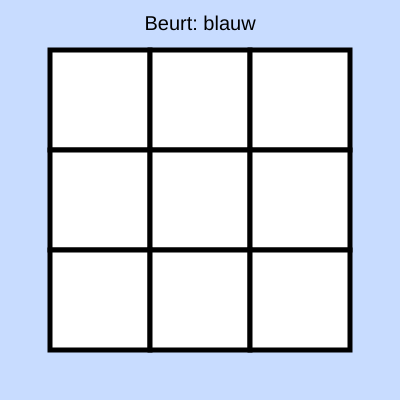
Frame 1 (no input)
Frame 60 (no input): identical to frame 1, image omitted
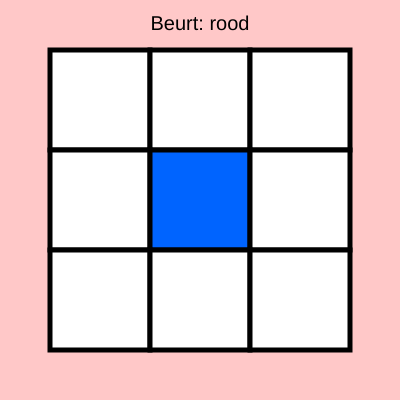
Frame 120 (the mouse pressed at the canvas centre since frame 60)

The p5.js sketch that drew these frames (run headless with seeded random() and noise() and a simulated clock; from frame 60 on, the mouse is pressed at the canvas centre):

// p5.js sketch
// ── sketch.js


let vak = [
  ["", "", ""],
  ["", "", ""],
  ["", "", ""]
];

let speler = "blauw";
let winnaar = "";

function setup() {
  createCanvas(400, 400);
}

function draw() {

  if (winnaar == "blauw") {
    background(0, 100, 255);
  } else if (winnaar == "rood") {
    background(255, 0, 0);
  } else if (speler == "blauw") {
    background(200, 220, 255);
  } else {
    background(255, 200, 200);
  }

  strokeWeight(5);

  for (let r = 0; r < 3; r++) {
    for (let k = 0; k < 3; k++) {

      let x = 50 + k * 100;
      let y = 50 + r * 100;

      if (vak[r][k] == "blauw") fill(0, 100, 255);
      else if (vak[r][k] == "rood") fill(255, 0, 0);
      else fill(255);

      rect(x, y, 100, 100);
    }
  }

  fill(0);
  textSize(20);
  textAlign(CENTER);

  if (winnaar == "") {
    text("Beurt: " + speler, 200, 30);
  } else {
    fill(255);
    text(winnaar + " wint!", 200, 30);
    textSize(16);
    text("Klik om opnieuw te spelen", 200, 380);
  }
}

function mousePressed() {

  // Opnieuw spelen
  if (winnaar != "") {
    vak = [
      ["", "", ""],
      ["", "", ""],
      ["", "", ""]
    ];
    speler = "blauw";
    winnaar = "";
    return;
  }

  let kolom = floor((mouseX - 50) / 100);
  let rij = floor((mouseY - 50) / 100);

  if (kolom >= 0 && kolom < 3 && rij >= 0 && rij < 3) {

    if (vak[rij][kolom] == "") {

      vak[rij][kolom] = speler;

      // Win controleren
      for (let i = 0; i < 3; i++) {
        if (vak[i][0] == speler && vak[i][1] == speler && vak[i][2] == speler) winnaar = speler;
        if (vak[0][i] == speler && vak[1][i] == speler && vak[2][i] == speler) winnaar = speler;
      }

      if (vak[0][0] == speler && vak[1][1] == speler && vak[2][2] == speler) winnaar = speler;
      if (vak[0][2] == speler && vak[1][1] == speler && vak[2][0] == speler) winnaar = speler;

      if (winnaar == "") {
        if (speler == "blauw") speler = "rood";
        else speler = "blauw";
      }
    }
  }
}
